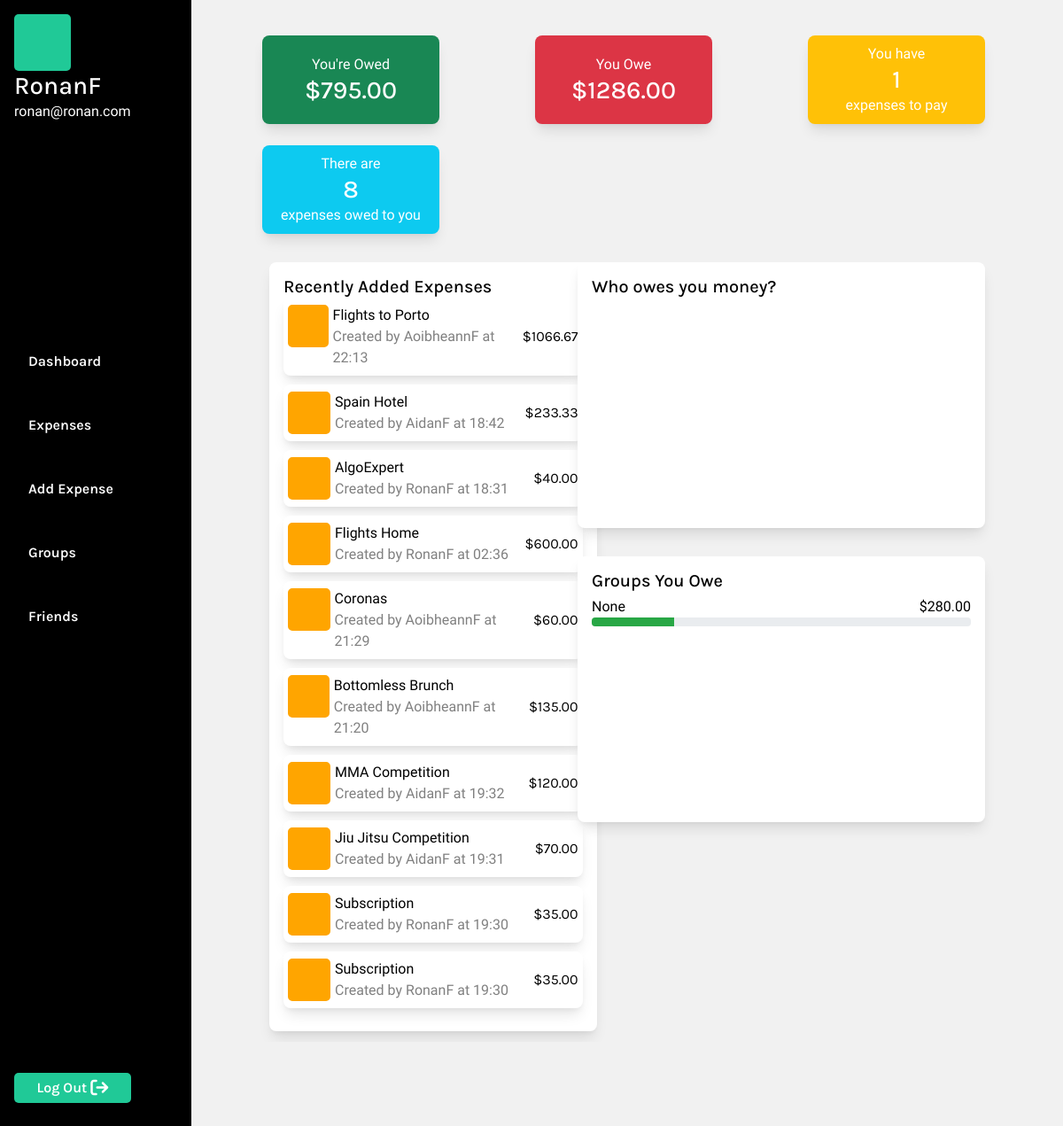
Page / (signed in) on the committed database.
### MainApp/models.py (models this page shows, shortened)
class User(AbstractUser):
    pass

class Expense(models.Model):
    CURRENCY_CHOICES = [
        ('CAD', 'CAD - Canadian Dollar'),
        ('GBP', 'GBP - British Pound Sterling'),
        ('AUD', 'AUD - Australian Dollar'),
        ('EUR', 'EUR - Euro'),
        ('USD', 'USD - United States Dollar'),
    ]
    amount = models.DecimalField(max_digits=10, decimal_places=2)
    remaining_balance = models.DecimalField(max_digits=10, decimal_places=2, default=0.00)
    description = models.CharField(max_length=100)
    date_added = models.DateTimeField(auto_now_add=True)
    payment_group = models.ForeignKey(PaymentGroup, on_delete=models.CASCADE, related_name="expenses",  null=True, blank=True)
    created_by_user = models.ForeignKey(User, on_delete=models.CASCADE, related_name="created_expenses")
    currency = models.CharField(max_length=3, choices=CURRENCY_CHOICES)
    paid = models.BooleanField(default=False)

### MainApp/views.py (the view)
# urls.py: path('', views.index, name="index"),
def index(request):
    if not request.user.is_authenticated:
        return HttpResponseRedirect(reverse("login"))
    user = request.user
    owe_sum = Owing.objects.filter(user=user, paid=False).aggregate(total_remaining_balance=Sum('remaining_balance'))
    total_remaining_balance = owe_sum['total_remaining_balance'] or 0
    count_of_owing_to_me_expenses = len(Expense.objects.filter(created_by_user=user, paid=False))
    owed_sum = Owing.objects.filter(expense__created_by_user = user, paid=False).aggregate(total_remaining_balance=Sum('remaining_balance'))
    total_outstanding_balance = owed_sum['total_remaining_balance'] or 0
    count_of_owed_by_me_expenses = len(Owing.objects.filter(user=user, paid=False))
    try:
        friends = Friends.objects.get(user=user).friends.all()
    except Friends.DoesNotExist:
        friends = None
    friends_owe = Owing.objects.filter(expense__created_by_user=user,paid=False).exclude(user=user).values('user__username').annotate(total_owed=Sum('amount'))
    owed_sum = Owing.objects.filter(expense__created_by_user=user).aggregate(total_remaining_balance=Sum('remaining_balance'))
    total_outstanding_balance = owed_sum['total_remaining_balance'] or 0
    for friend in friends_owe:
        friend['percentage'] = (friend['total_owed'] / total_outstanding_balance) * 100 if total_outstanding_balance != 0 else 0
    owe_sum = Owing.objects.filter(user=user).aggregate(total_remaining_balance=Sum('remaining_balance'))
    total_remaining_balance = owe_sum['total_remaining_balance'] or 0
    groups_owe = Owing.objects.filter(user=user, paid=False).exclude(expense__created_by_user=user).values('expense__payment_group__group_name').annotate(total_owed=Sum('amount'))
    for group in groups_owe:
        group['percentage'] = (group['total_owed'] / total_remaining_balance) * 100 if total_remaining_balance != 0 else 0
    groups = PaymentGroup.objects.filter(members = user)
    recent_expenses = Expense.objects.filter(
        Q(created_by_user=user) | Q(sub_expenses__user=user)
    ).order_by('-date_added')
    unique_expenses = []
    seen_ids = set()
    for expense in recent_expenses:
        if expense.id not in seen_ids:
            unique_expenses.append(expense)
            seen_ids.add(expense.id)
    recent_expenses = unique_expenses[:10]
    return render(request, "MainApp/index.html", {
        "owed_by_me_balance": total_remaining_balance,
        "owed_to_me_balance": total_outstanding_balance,
        "groups": groups,
        "friends": friends,
        "expenses_owed_to_me_count": count_of_owing_to_me_expenses,
        "expenses_owed_by_me_count": count_of_owed_by_me_expenses,
        "friends_owe": friends_owe,
        "groups_owe": groups_owe,
        "recent_expenses": recent_expenses,
    })

### MainApp/templates/MainApp/index.html (shortened to what this page needs)
{% extends "MainApp/layout.html" %}
{% block body %}
    <div class="section-container">
        <div id="home-container">
            <div id="dashboard">
                <div class="charts">
                    <div id="header-chart-block" class="charts-block">
                        <div class="header-chart owed-chart">
                            <p>You're Owed</p>
                            <h3>${{ owed_to_me_balance|floatformat:2 }}</h3>
                        </div>
                        <div class="header-chart owe-chart">
                            <p>You Owe</p>
                            <h3>${{ owed_by_me_balance|floatformat:2 }}</h3>
                        </div>
                        <div class="header-chart paid-chart">
                            <p>You have</p>
                            <h3><a class="chart-link" href="{% url 'owing' %}">{{ expenses_owed_by_me_count }}</a></h3>
                            <p>expenses to pay</p>
                        </div>
                        <div class ="header-chart created-chart">
                            <p>There are</p>
                            <h3><a class="chart-link" href="{% url 'expenses' %}">{{ expenses_owed_to_me_count }}</a></h3>
                            <p>expenses owed to you</p>
                        </div>
                    </div>
                    <div id="main-dashboard-block">
                        <div id="recent-expenses-chart-block" class="charts-block">
                            <div class="recent-transactions-container">
                                <h5>Recently Added Expenses</h5>
                                <ul class="recent-transactions-list">
                                    {% for expense in recent_expenses %}
                                        <li class="recent-expense-item">
                                            <div class="owing-item-part-1">
                                                <p class="owing-icon"></p>
                                                <div class="owing-summary">
                                                    <a href="{% url 'individual_expense' expense.id %}">
                                                        {{ expense.description }}
                                                    </a>
                                                    <div class="owing-sub-header">
                                                        <p>Created by {{ expense.created_by_user.username }} at {{ expense.date_added|time:"H:i" }}</p>
                                                    </div>
                                                </div>
                                            </div>
                                            <p class="owing-amount">${{ expense.remaining_balance|floatformat:2 }}</p>
                                        </li>
                                    {% endfor %}
                                </ul>
                            </div>
                        </div>
                        <div id="owed-chart-block" class="charts-block">
                            <div class="dash-chart">
                                <h5 class="progress-header">Who owes you money?</h5>
                            </div>
                            <div class="dash-chart">
                                <h5 class="progress-header">Groups You Owe</h5>
                                <div class="owed-to-bars">
                                    {% for group in groups_owe %}
                                        <div class="progress-bar-container">
                                            <div class="progess-bar-headers">
                                                <p class="progress-title">{{ group.expense__payment_group__group_name }}</p>
                                                <p class="progress-amount">${{ group.total_owed|floatformat:2 }}</p>
                                            </div>
                                            <div class="progress" style="height: 10px;">
                                                <div class="progress-bar bg-success" role="progressbar" style="width: {{ group.percentage }}%" aria-valuenow="{{ group.percentage }}" aria-valuemin="0" aria-valuemax="100"></div>
                                            </div>
                                        </div>
                                    {% endfor %}
                                </div>
                            </div>
                        </div>
                    </div>
                </div>
            </div>
        </div>
    </div>
{% endblock %}

### MainApp/templates/MainApp/layout.html (shortened to what this page needs)
{% load static %}
<!DOCTYPE html>
<html lang="en">
    <head>
        <link rel="stylesheet" href="https://cdn.jsdelivr.net/npm/bootstrap@4.3.1/dist/css/bootstrap.min.css">
        <link href="{% static 'MainApp/styles.css' %}" rel="stylesheet">
    </head>
    <body class="main">
        {% if user.is_authenticated %}
            <div id="nav-section">
                <div id="nav-container">
                    <div id="logged-in-status">
                        <div id="userProfileImg"></div>
                        {% if user.is_authenticated %}
                            <h3>{{ user.username }}</h3>
                        {% else %}
                            Not signed in.
                        {% endif %}
                        <p>{{ user.email }}</p>
                    </div>
                    <ul id="nav">
                        {% if user.is_authenticated %}
                            <li class="nav-item">
                                <a class="nav-link" href="{% url 'index' %}">Dashboard</a>
                            </li>
                            <li class="nav-item">
                                <a class="nav-link" href="{% url 'expenses' %}">Expenses</a>
                            </li>
                            <li class="nav-item">
                                <a class="nav-link" href="{% url 'add_expense' %}">Add Expense</a>
                            </li>
                            <li class="nav-item">
                                <a class="nav-link" href="{% url 'groups' %}">Groups</a>
                            </li>
                            <li class="nav-item">
                                <a class="nav-link" href="{% url 'add_friend' %}">Friends</a>
                            </li>
                        {% endif %}
                    </ul>
                    <div id="logout">
                        {% if user.is_authenticated %}
                            <button class="logoutBtn">
                                <a class="logoutLink" href="{% url 'logout' %}">Log Out</a>
                                <i class="fa-solid fa-arrow-right-from-bracket fa-lg" style="color: #ffffff;"></i>
                            </button>
                        {% endif %}
                    </div>
                </div>
            </div>
        {% endif %}
        {% block body %}
        {% endblock %}
    </body>
</html>

### rows in the picture
User: username "RonanF", email "ronan@ronan.com"
Expense: description "Flights to Porto", created_by_user.username "AoibheannF", date_added "22:13", remaining_balance "1066.67"
Expense: description "Spain Hotel", created_by_user.username "AidanF", date_added "18:42", remaining_balance "233.33"
Expense: description "AlgoExpert", created_by_user.username "RonanF", date_added "18:31", remaining_balance "40.00"
Expense: description "Flights Home", created_by_user.username "RonanF", date_added "02:36", remaining_balance "600.00"
Expense: description "Coronas", created_by_user.username "AoibheannF", date_added "21:29", remaining_balance "60.00"
Expense: description "Bottomless Brunch", created_by_user.username "AoibheannF", date_added "21:20", remaining_balance "135.00"
Expense: description "MMA Competition", created_by_user.username "AidanF", date_added "19:32", remaining_balance "120.00"
Expense: description "Jiu Jitsu Competition", created_by_user.username "AidanF", date_added "19:31", remaining_balance "70.00"
Expense: description "Subscription", created_by_user.username "RonanF", date_added "19:30", remaining_balance "35.00"
Expense: description "Subscription", created_by_user.username "RonanF", date_added "19:30", remaining_balance "35.00"

### other values in the picture
{{ owed_to_me_balance|floatformat:2 }} "795.00"
{{ owed_by_me_balance|floatformat:2 }} "1286.00"
{{ expenses_owed_by_me_count }} "1"
{{ expenses_owed_to_me_count }} "8"
{{ group.expense__payment_group__group_name }} "None"
{{ group.total_owed|floatformat:2 }} "280.00"
